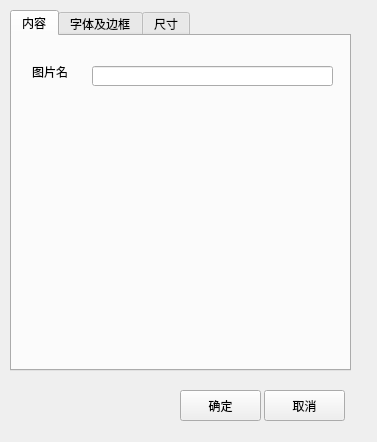
<?xml version="1.0" encoding="UTF-8"?>
<ui version="4.0">
 <class>Editor_Image</class>
 <widget class="QWidget" name="Editor_Image">
  <property name="geometry">
   <rect>
    <x>0</x>
    <y>0</y>
    <width>377</width>
    <height>442</height>
   </rect>
  </property>
  <property name="windowTitle">
   <string>图片属性</string>
  </property>
  <widget class="QTabWidget" name="tabWidget">
   <property name="geometry">
    <rect>
     <x>10</x>
     <y>10</y>
     <width>341</width>
     <height>361</height>
    </rect>
   </property>
   <property name="tabShape">
    <enum>QTabWidget::Rounded</enum>
   </property>
   <property name="currentIndex">
    <number>0</number>
   </property>
   <widget class="QWidget" name="tab">
    <attribute name="title">
     <string>内容</string>
    </attribute>
    <widget class="QLabel" name="label">
     <property name="geometry">
      <rect>
       <x>20</x>
       <y>30</y>
       <width>54</width>
       <height>12</height>
      </rect>
     </property>
     <property name="text">
      <string>图片名</string>
     </property>
    </widget>
    <widget class="QLineEdit" name="lineEdit_secName">
     <property name="geometry">
      <rect>
       <x>80</x>
       <y>30</y>
       <width>241</width>
       <height>20</height>
      </rect>
     </property>
    </widget>
   </widget>
   <widget class="QWidget" name="tab_2">
    <attribute name="title">
     <string>字体及边框</string>
    </attribute>
    <widget class="QLabel" name="label_12">
     <property name="geometry">
      <rect>
       <x>20</x>
       <y>30</y>
       <width>54</width>
       <height>12</height>
      </rect>
     </property>
     <property name="text">
      <string>边框宽度</string>
     </property>
    </widget>
    <widget class="QLineEdit" name="lineEdit_borderWidth">
     <property name="geometry">
      <rect>
       <x>70</x>
       <y>30</y>
       <width>191</width>
       <height>20</height>
      </rect>
     </property>
     <property name="text">
      <string>1</string>
     </property>
    </widget>
    <widget class="QLabel" name="label_13">
     <property name="geometry">
      <rect>
       <x>20</x>
       <y>80</y>
       <width>54</width>
       <height>12</height>
      </rect>
     </property>
     <property name="text">
      <string>边框样式</string>
     </property>
    </widget>
    <widget class="QLineEdit" name="lineEdit_borderPenStyle">
     <property name="geometry">
      <rect>
       <x>70</x>
       <y>80</y>
       <width>191</width>
       <height>20</height>
      </rect>
     </property>
     <property name="text">
      <string>0</string>
     </property>
    </widget>
    <widget class="QLabel" name="label_14">
     <property name="geometry">
      <rect>
       <x>70</x>
       <y>100</y>
       <width>91</width>
       <height>91</height>
      </rect>
     </property>
     <property name="text">
      <string>&lt;!DOCTYPE HTML PUBLIC &quot;-//W3C//DTD HTML 4.0//EN&quot; &quot;http://www.w3.org/TR/REC-html40/strict.dtd&quot;&gt;
&lt;html&gt;&lt;head&gt;&lt;meta name=&quot;qrichtext&quot; content=&quot;1&quot; /&gt;&lt;style type=&quot;text/css&quot;&gt;
p, li { white-space: pre-wrap; }
&lt;/style&gt;&lt;/head&gt;&lt;body style=&quot; font-family:'SimSun'; font-size:9pt; font-weight:400; font-style:normal;&quot;&gt;
&lt;p style=&quot; margin-top:2px; margin-bottom:2px; margin-left:0px; margin-right:0px; -qt-block-indent:0; text-indent:0px;&quot;&gt;边框样式：&lt;/p&gt;
&lt;p style=&quot; margin-top:2px; margin-bottom:2px; margin-left:0px; margin-right:0px; -qt-block-indent:0; text-indent:0px;&quot;&gt;0 无边框&lt;/p&gt;
&lt;p style=&quot; margin-top:2px; margin-bottom:2px; margin-left:0px; margin-right:0px; -qt-block-indent:0; text-indent:0px;&quot;&gt;1 实线&lt;/p&gt;
&lt;p style=&quot; margin-top:2px; margin-bottom:2px; margin-left:0px; margin-right:0px; -qt-block-indent:0; text-indent:0px;&quot;&gt;2 短划线&lt;/p&gt;
&lt;p style=&quot; margin-top:2px; margin-bottom:2px; margin-left:0px; margin-right:0px; -qt-block-indent:0; text-indent:0px;&quot;&gt;3 点线&lt;/p&gt;&lt;/body&gt;&lt;/html&gt;</string>
     </property>
    </widget>
    <widget class="QLabel" name="label_15">
     <property name="geometry">
      <rect>
       <x>70</x>
       <y>50</y>
       <width>261</width>
       <height>21</height>
      </rect>
     </property>
     <property name="text">
      <string>边框样式非0才有效。这里设置0其实是有最细线</string>
     </property>
    </widget>
   </widget>
   <widget class="QWidget" name="tab_3">
    <attribute name="title">
     <string>尺寸</string>
    </attribute>
    <widget class="QLabel" name="label_5">
     <property name="geometry">
      <rect>
       <x>30</x>
       <y>30</y>
       <width>54</width>
       <height>12</height>
      </rect>
     </property>
     <property name="text">
      <string>坐标X</string>
     </property>
    </widget>
    <widget class="QLineEdit" name="lineEdit_height">
     <property name="geometry">
      <rect>
       <x>90</x>
       <y>160</y>
       <width>113</width>
       <height>20</height>
      </rect>
     </property>
    </widget>
    <widget class="QLineEdit" name="lineEdit_x">
     <property name="geometry">
      <rect>
       <x>90</x>
       <y>30</y>
       <width>113</width>
       <height>20</height>
      </rect>
     </property>
    </widget>
    <widget class="QLineEdit" name="lineEdit_width">
     <property name="geometry">
      <rect>
       <x>90</x>
       <y>120</y>
       <width>113</width>
       <height>20</height>
      </rect>
     </property>
    </widget>
    <widget class="QLineEdit" name="lineEdit_y">
     <property name="geometry">
      <rect>
       <x>90</x>
       <y>70</y>
       <width>113</width>
       <height>20</height>
      </rect>
     </property>
    </widget>
    <widget class="QLabel" name="label_7">
     <property name="geometry">
      <rect>
       <x>30</x>
       <y>70</y>
       <width>54</width>
       <height>16</height>
      </rect>
     </property>
     <property name="text">
      <string>坐标Y</string>
     </property>
    </widget>
    <widget class="QLabel" name="label_8">
     <property name="geometry">
      <rect>
       <x>30</x>
       <y>160</y>
       <width>54</width>
       <height>12</height>
      </rect>
     </property>
     <property name="text">
      <string>高度</string>
     </property>
    </widget>
    <widget class="QLabel" name="label_9">
     <property name="geometry">
      <rect>
       <x>30</x>
       <y>120</y>
       <width>54</width>
       <height>12</height>
      </rect>
     </property>
     <property name="text">
      <string>宽度</string>
     </property>
    </widget>
   </widget>
  </widget>
  <widget class="QPushButton" name="btn_ok">
   <property name="geometry">
    <rect>
     <x>180</x>
     <y>390</y>
     <width>81</width>
     <height>31</height>
    </rect>
   </property>
   <property name="text">
    <string>确定</string>
   </property>
  </widget>
  <widget class="QPushButton" name="btn_cancel">
   <property name="geometry">
    <rect>
     <x>264</x>
     <y>390</y>
     <width>81</width>
     <height>31</height>
    </rect>
   </property>
   <property name="text">
    <string>取消</string>
   </property>
  </widget>
 </widget>
 <resources/>
 <connections/>
</ui>
